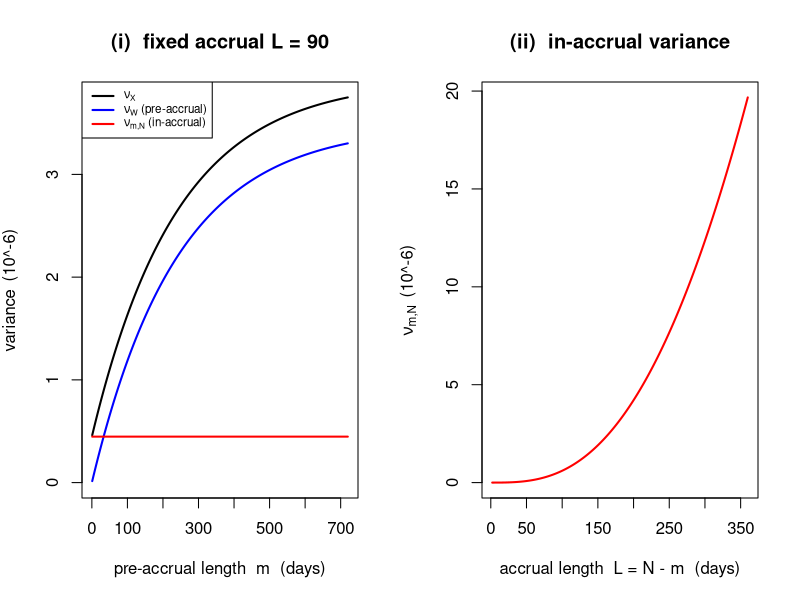
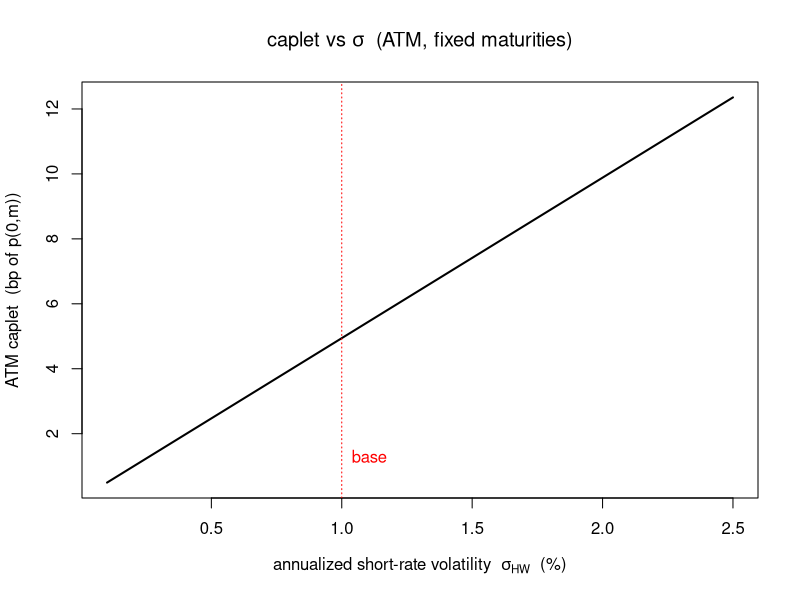
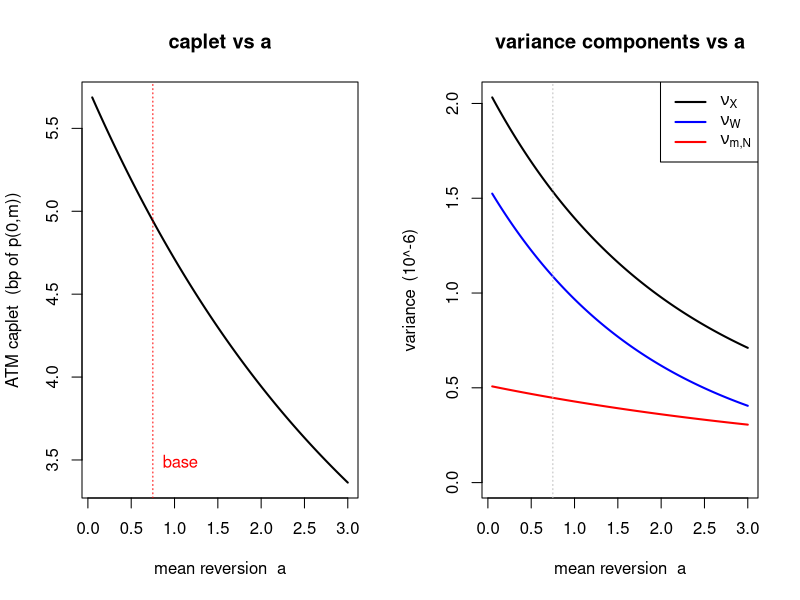
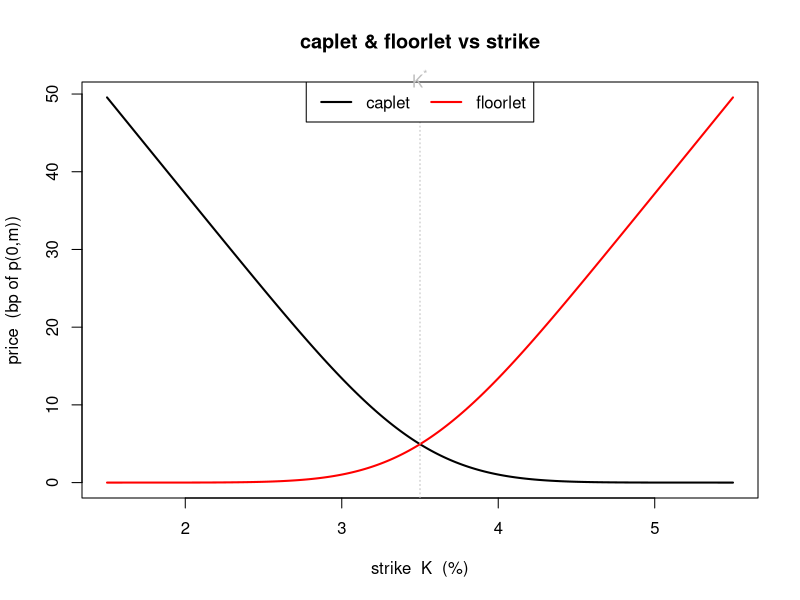
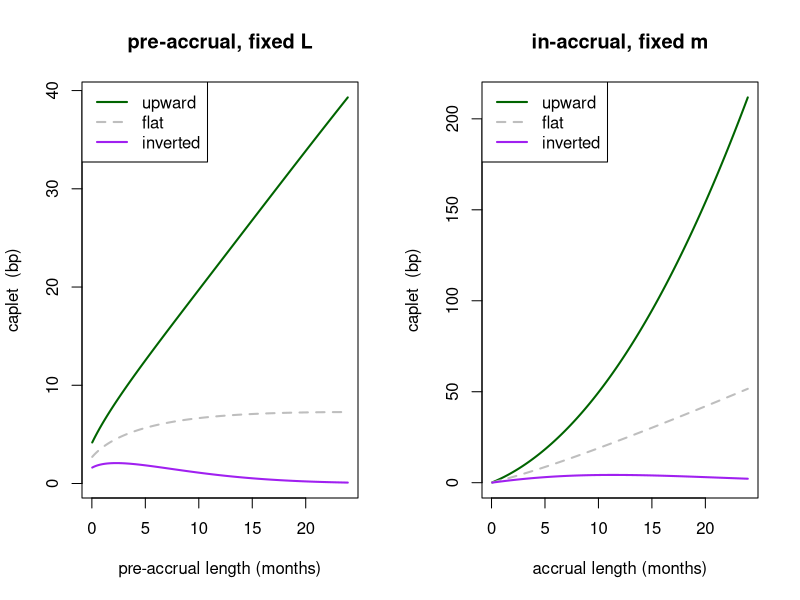
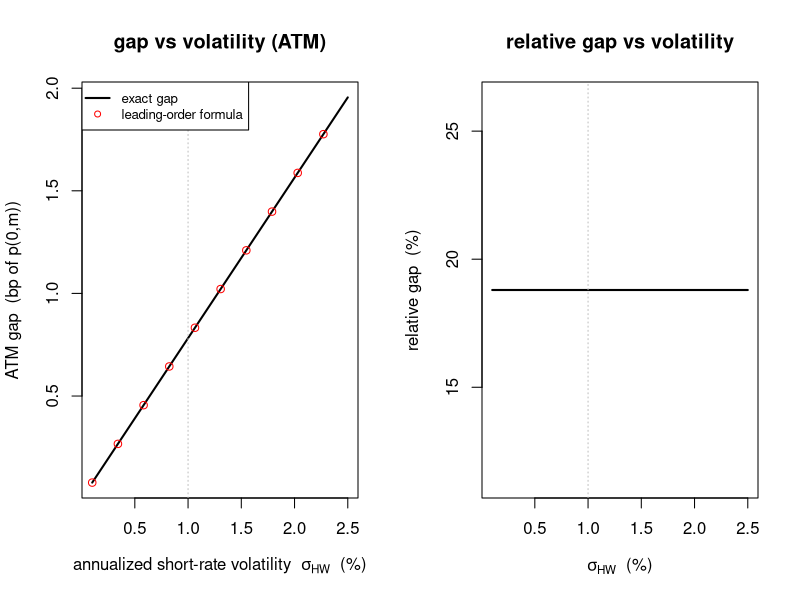
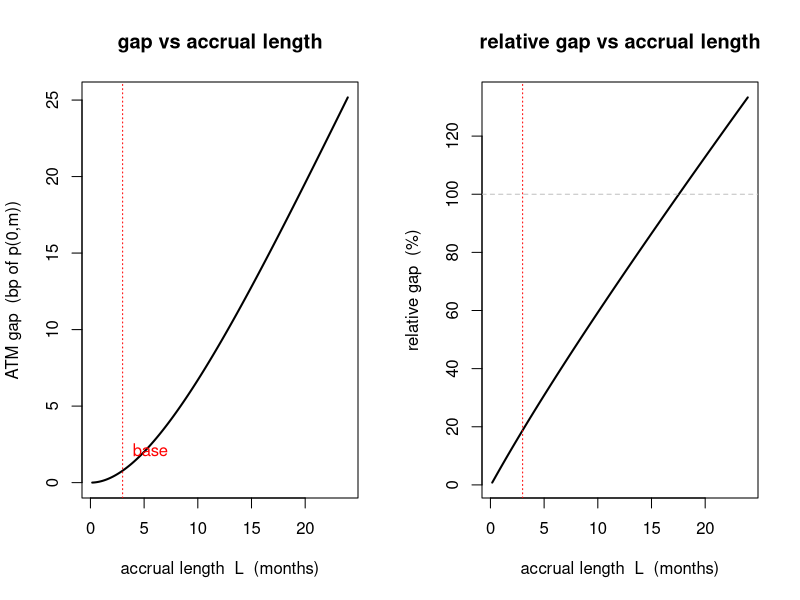
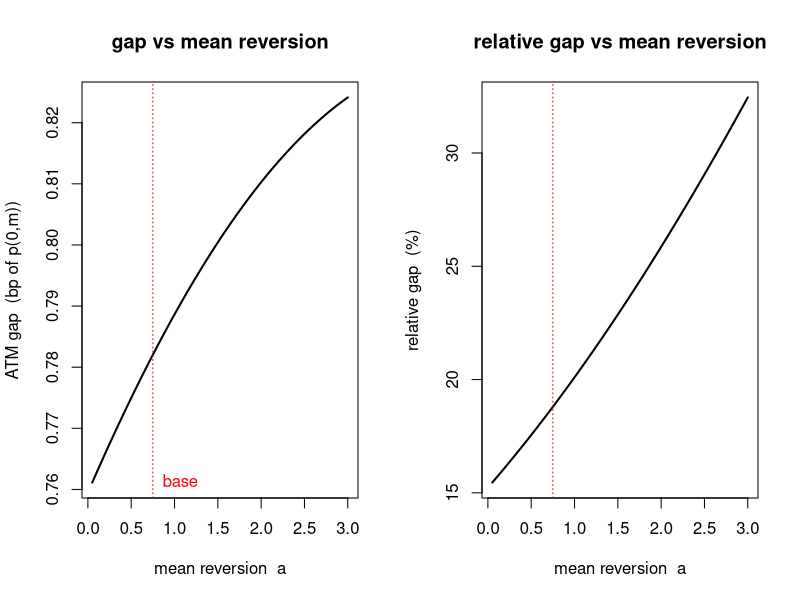

Write the R code that produced these figures, in order.

# (4.2-4.4) Numerical sensitivity of backward-looking caplets/floorlets in the 
# Discrete Hull-White model


# Base case 

Delta   <- 1/360          # ACT/360, one step = one calendar day
a0      <- 0.75           # annualized mean reversion 
sigHW0  <- 0.01           # annualized HW short-rate vol (100 bp)
sig0    <- sigHW0 * Delta # thesis per-period sigma = sigma_HW * Delta
m0      <- 90             # base pre-accrual length (3M, daily steps)
L0      <- 90             # base accrual length     (3M, daily steps)
Kstar0  <- 0.035          # ATM strike 
y0_lvl  <- 0.03           # base yield level for 1e curves


# S_ell = (1-c^ell)/(1-c),  c = 1 - a*Delta
S_ell <- function(ell, a, Delta) {
  c <- 1 - a * Delta
  (1 - c^ell) / (1 - c)
}

# in-accrual variance nu_{m,N},  L = N - m 
nu_in <- function(L, a, sigma, Delta) {
  if (L < 2) return(0)
  ell <- 1:(L - 1)
  sigma^2 * Delta * sum(S_ell(ell, a, Delta)^2)
}

# pre-accrual variance nu_W at n=0   
nu_pre <- function(m, L, a, sigma, Delta) {
  if (m < 1) return(0)
  c    <- 1 - a * Delta
  SL   <- S_ell(L, a, Delta)
  geom <- (1 - c^(2 * m)) / (1 - c^2) 
  sigma^2 * Delta * SL^2 * geom
}

# total variance
nu_X <- function(m, L, a, sigma, Delta){
  nu_pre(m, L, a, sigma, Delta) + nu_in(L, a, sigma, Delta)
}

# normalized caplet/floorlet (p(0,m)=1), fixed maturities 
# depends only on (nu, K, Kstar, alpha)
# ATM => depends only on nu

caplet_norm <- function(nu, K, Kstar, alpha) {
  ratio <- log((1 + alpha * Kstar) / (1 + alpha * K))   
  d1 <- (ratio + 0.5 * nu) / sqrt(nu)
  d2 <- d1 - sqrt(nu)
  pnorm(d1) - (1 + alpha * K) / (1 + alpha * Kstar) * pnorm(d2)
}

floorlet_norm <- function(nu, K, Kstar, alpha) {
  ratio <- log((1 + alpha * Kstar) / (1 + alpha * K))
  d1 <- (ratio + 0.5 * nu) / sqrt(nu)
  d2 <- d1 - sqrt(nu)
  (1 + alpha * K) / (1 + alpha * Kstar) * pnorm(-d2) - pnorm(-d1)
}

# absolute caplet at n=0 on a linear-yield curve (for 1e)
p0 <- function(N, y0, s, Delta) exp(-(y0 + s * N * Delta) * N * Delta)
caplet_n0 <- function(m, L, a, sigma, Delta, K, y0, s) {
  N  <- m + L
  pm <- p0(m, y0, s, Delta)
  pN <- p0(N, y0, s, Delta)
  alpha <- L * Delta; kj <- 1 + alpha * K
  nu <- nu_X(m, L, a, sigma, Delta)
  d1 <- (log(pm / (kj * pN)) + 0.5 * nu) / sqrt(nu)
  d2 <- d1 - sqrt(nu)
  pm * pnorm(d1) - kj * pN * pnorm(d2)
}


#  BASE-CASE DIAGNOSTICS

nW  <- nu_pre(m0, L0, a0, sig0, Delta)
nI  <- nu_in(L0, a0, sig0, Delta)
nX  <- nW + nI
alpha0 <- L0 * Delta
capATM <- caplet_norm(nX, Kstar0, Kstar0, alpha0)

cat("================ BASE CASE ================\n")
cat(sprintf("Delta = 1/360,  a = %.2f,  sigma_HW = %.4f,  sigma = %.3e\n", a0, sigHW0, sig0))
cat(sprintf("m = %d, L = %d  (c = %.6f, c^L = %.4f, S_L = %.2f vs L = %d)\n",
            m0, L0, 1 - a0*Delta, (1-a0*Delta)^L0, S_ell(L0,a0,Delta), L0))
cat(sprintf("nu_W      = %.4e   sqrt = %.4e\n", nW, sqrt(nW)))
cat(sprintf("nu_{m,N}  = %.4e   sqrt = %.4e\n", nI, sqrt(nI)))
cat(sprintf("nu_X      = %.4e   sqrt = %.4e\n", nX, sqrt(nX)))
cat(sprintf("pre/total share = %.1f%%,  in/total share = %.1f%%\n", 100*nW/nX, 100*nI/nX))
cat(sprintf("total vol sqrt(nu_X) = %.4e\n", sqrt(nX)))
cat(sprintf("ATM normalized caplet = %.4e  (= %.2f bp of p(0,m))\n", capATM, 1e4*capATM))
col_W <- "blue"
col_I <- "red"
col_X <- "black"
col_up <- "darkgreen"
col_fl <- "gray"
col_in <- "purple"



# (4.2a) 
draw_1a <- function() {
  par(mfrow = c(1,2))
  
  # panel (i): nu_W, nu_in, nu_X vs m  (fixed L=L0)
  mm <- 1:720
  vW <- sapply(mm, nu_pre, L=L0, a=a0, sigma=sig0, Delta=Delta) * 1e6
  vI <- rep(nu_in(L0,a0,sig0,Delta), length(mm)) * 1e6
  vX <- vW + vI
  plot(mm, vX, type="l", lwd=2, col=col_X, ylim=c(0, max(vX)),
       xlab="pre-accrual length  m  (days)",
       ylab=expression(variance ~~ "(10^-6)"), main="(i)  fixed accrual L = 90")
  lines(mm, vW, lwd=2, col=col_W)
  lines(mm, vI, lwd=2, col=col_I)
  legend("topleft", lwd=2, col=c(col_X,col_W,col_I),
         legend=c(expression(nu[X]), expression(nu[W]~"(pre-accrual)"),
                  expression(nu[m*","*N]~"(in-accrual)")),cex = 0.7)
  
  # panel (ii): nu_in vs L
  LL <- 2:360
  vIL <- sapply(LL, nu_in, a=a0, sigma=sig0, Delta=Delta) * 1e6
  plot(LL, vIL, type="l", lwd=2, col=col_I,
       xlab="accrual length  L = N - m  (days)",
       ylab=expression(nu[m*","*N] ~~ "(10^-6)"),
       main="(ii)  in-accrual variance")
  par(mfrow=c(1,1))
}


# (4.2b) 

draw_1b <- function() {
  sHW <- seq(0.001, 0.025, length.out=200)
  cap <- sapply(sHW, function(s) {
    nu <- nu_X(m0, L0, a0, s*Delta, Delta)
    1e4 * caplet_norm(nu, Kstar0, Kstar0, alpha0)
  })
  plot(100*sHW, cap, type="l", lwd=2, col=col_X,
       xlab=expression("annualized short-rate volatility  "*sigma[HW]*"  (%)"),
       ylab="ATM caplet  (bp of p(0,m))",
       main=expression("caplet vs "*sigma*"  (ATM, fixed maturities)"))
  abline(v=100*sigHW0, lty=3, col=col_I)
  text(100*sigHW0, max(cap)*0.1, "base", col=col_I, pos=4)
}

## (4.2c)

draw_1c <- function() {
  par(mfrow=c(1,2))
  aa <- seq(0.05, 3, length.out=200)
  cap <- sapply(aa, function(a) 1e4*caplet_norm(nu_X(m0,L0,a,sig0,Delta), Kstar0, Kstar0, alpha0))
  plot(aa, cap, type="l", lwd=2, col=col_X,
       xlab="mean reversion  a", ylab="ATM caplet  (bp of p(0,m))",
       main="caplet vs a")
  abline(v=a0, lty=3, col=col_I)
  text(a0, min(cap)+0.05*diff(range(cap)), "base", col=col_I, pos=4)
  vW <- sapply(aa, nu_pre, m=m0, L=L0, sigma=sig0, Delta=Delta)*1e6
  vI <- sapply(aa, nu_in,  L=L0, sigma=sig0, Delta=Delta)*1e6
  plot(aa, vW+vI, type="l", lwd=2, col=col_X, ylim=c(0,max(vW+vI)),
       xlab="mean reversion  a", ylab=expression(variance~~"(10^-6)"),
       main="variance components vs a")
  lines(aa, vW, lwd=2, col=col_W); lines(aa, vI, lwd=2, col=col_I)
  abline(v=a0, lty=3, col="gray")
  legend("topright", lwd=2, col=c(col_X,col_W,col_I),
         legend=c(expression(nu[X]),expression(nu[W]),expression(nu[m*","*N])))
  par(mfrow=c(1,1))
}

# (4.2d)

draw_1d <- function() {
  KK <- seq(Kstar0-0.02, Kstar0+0.02, length.out=200)
  cap <- sapply(KK, function(K) 1e4*caplet_norm(nX, K, Kstar0, alpha0))
  flr <- sapply(KK, function(K) 1e4*floorlet_norm(nX, K, Kstar0, alpha0))
  plot(100*KK, cap, type="l", lwd=2, col=col_X, ylim=range(c(cap,flr)),
       xlab="strike  K  (%)", ylab="price  (bp of p(0,m))",
       main="caplet & floorlet vs strike")
  lines(100*KK, flr, lwd=2, col=col_I)
  abline(v=100*Kstar0, lty=3, col="gray")
  legend("top", lwd=2, col=c(col_X,col_I),
         legend=c("caplet","floorlet"), horiz=TRUE)
  text(100*Kstar0, max(cap), expression(K^"*"), col="gray", pos=3, xpd=TRUE)
}

## (4.2e)
draw_1e <- function() {
  
  ## fixed external strike = base ATM on the FLAT curve at base maturities,
  ## so all three regimes start near ATM and tilt symmetrically
  sl   <- 0.004   # +-40 bp of yield per year of maturity
  Kfix <- (1/alpha0) * (p0(m0,y0_lvl, 0,Delta)/p0(m0+L0,y0_lvl,0,Delta) - 1)
  par(mfrow=c(1,2))
  
  # pre-accrual: vary m, fixed L
  
  mm <- seq(1, 720, by=3)
  pe <- function(s) sapply(mm, caplet_n0, L=L0, a=a0, sigma=sig0, Delta=Delta, K=Kfix, y0=y0_lvl, s=s)
  up <- 1e4*pe(sl)
  fl <- 1e4*pe(0); iv <- 1e4*pe(-sl)
  xmo <- mm/30
  plot(xmo, up, type="l", lwd=2, col=col_up, ylim=range(c(up,fl,iv)),
       xlab="pre-accrual length (months)", ylab="caplet  (bp)",
       main="pre-accrual, fixed L")
  lines(xmo, fl, lwd=2, col=col_fl, lty=2); lines(xmo, iv, lwd=2, col=col_in)
  legend("topleft", lwd=2, lty=c(1,2,1), col=c(col_up,col_fl,col_in),
         legend=c("upward","flat","inverted"))
  
  # in-accrual: vary L, fixed m
  
  LL <- seq(2, 720, by=3)
  pin <- function(s) sapply(LL, function(L) caplet_n0(m0, L, a0, sig0, Delta, Kfix, y0_lvl, s))
  up2 <- 1e4*pin(sl)
  fl2 <- 1e4*pin(0)
  iv2 <- 1e4*pin(-sl)
  xmo2 <- LL/30
  plot(xmo2, up2, type="l", lwd=2, col=col_up, ylim=range(c(up2,fl2,iv2)),
       xlab="accrual length (months)", ylab="caplet  (bp)",
       main="in-accrual, fixed m")
  lines(xmo2, fl2, lwd=2, col=col_fl, lty=2); lines(xmo2, iv2, lwd=2, col=col_in)
  legend("topleft", lwd=2, lty=c(1,2,1), col=c(col_up,col_fl,col_in),
         legend=c("upward","flat","inverted"))
  par(mfrow=c(1,1))
}

draw_1a()
draw_1b()
draw_1c()
draw_1d()
draw_1e()


#  (4.4)  Numerical tests of the backward-forward gap
#  Valuation at n = 0; gaps normalized per unit p(0,m), in bp.

gap_norm <- function(nuW, nuX, K, Kstar, alpha) {
  caplet_norm(nuX, K, Kstar, alpha) - caplet_norm(nuW, K, Kstar, alpha)
}

# ATM leading-order closed form (normalized): (sqrt(nuX)-sqrt(nuW))/sqrt(2*pi)
gap_atm_cf <- function(nuW, nuX) (sqrt(nuX) - sqrt(nuW)) / sqrt(2 * pi)

# ATM relative gap = sqrt(1 + nu_in/nuW) - 1  
gap_rel <- function(nuW, nuI) sqrt(1 + nuI / nuW) - 1

# base-case variances
nW0 <- nu_pre(m0, L0, a0, sig0, Delta)
nI0 <- nu_in(L0, a0, sig0, Delta)
nX0 <- nW0 + nI0

# (4.4a)
draw_4a <- function() {
  par(mfrow = c(1,2))
  sHW <- seq(0.001, 0.025, length.out = 200)
  ex <- sapply(sHW, function(s) { sg <- s*Delta
  w <- nu_pre(m0,L0,a0,sg,Delta)
  x <- w + nu_in(L0,a0,sg,Delta)
  1e4 * gap_norm(w, x, Kstar0, Kstar0, alpha0) })
  cf <- sapply(sHW, function(s) { sg <- s*Delta
  w <- nu_pre(m0,L0,a0,sg,Delta)
  x <- w + nu_in(L0,a0,sg,Delta)
  1e4 * gap_atm_cf(w, x) })
  plot(100*sHW, ex, type = "l", lwd = 2, col = col_X,
       xlab = expression("annualized short-rate volatility  "*sigma[HW]*"  (%)"),
       ylab = "ATM gap  (bp of p(0,m))", main = "gap vs volatility (ATM)")
  points(100*sHW[seq(1,200,by=20)], cf[seq(1,200,by=20)], pch = 1, col = col_I)
  abline(v = 100*sigHW0, lty = 3, col = "gray")
  legend("topleft", lwd = c(2,NA), pch = c(NA,1), col = c(col_X,col_I),
         legend = c("exact gap", "leading-order formula"),cex=0.8)
  
  #relative gap vs volatility
  
  rel <- sapply(sHW, function(s) { sg <- s*Delta
  100 * gap_rel(nu_pre(m0,L0,a0,sg,Delta), nu_in(L0,a0,sg,Delta)) })
  plot(100*sHW, rel, type = "l", lwd = 2, col = col_X,
       xlab = expression(sigma[HW]*"  (%)"), ylab = "relative gap  (%)",
       main = "relative gap vs volatility")
  abline(v = 100*sigHW0, lty = 3, col = "gray")
  par(mfrow = c(1,1))
}

# (4.4b) 
draw_4b <- function() {
  par(mfrow = c(1,2))
  LL <- seq(5, 720, by = 3)
  ex <- sapply(LL, function(L) { 
  w <- nu_pre(m0,L,a0,sig0,Delta)
  x <- w + nu_in(L,a0,sig0,Delta)
  1e4 * gap_norm(w, x, Kstar0, Kstar0, L*Delta) 
  })
  plot(LL/30, ex, type = "l", lwd = 2, col = col_X,
       xlab = "accrual length  L  (months)", ylab = "ATM gap  (bp of p(0,m))",
       main = "gap vs accrual length")
  abline(v = L0/30, lty = 3, col = col_I); text(L0/30, max(ex)*0.08, "base", col = col_I, pos = 4)
  rel <- sapply(LL, function(L) 100 * gap_rel(nu_pre(m0,L,a0,sig0,Delta), nu_in(L,a0,sig0,Delta)))
  plot(LL/30, rel, type = "l", lwd = 2, col = col_X,
       xlab = "accrual length  L  (months)", ylab = "relative gap  (%)",
       main = "relative gap vs accrual length")
  abline(v = L0/30, lty = 3, col = col_I); abline(h = 100, lty = 2, col = "gray")
  par(mfrow = c(1,1))
}

# (4.4c) 

draw_4c <- function() {
  par(mfrow = c(1,2))
  aa <- seq(0.05, 3, length.out = 200)
  ex <- sapply(aa, function(a) { 
  w <- nu_pre(m0,L0,a,sig0,Delta)
  x <- w + nu_in(L0,a,sig0,Delta)
  1e4 * gap_norm(w, x, Kstar0, Kstar0, alpha0) 
  })
  plot(aa, ex, type = "l", lwd = 2, col = col_X,
       xlab = "mean reversion  a", ylab = "ATM gap  (bp of p(0,m))",
       main = "gap vs mean reversion")
  abline(v = a0, lty = 3, col = col_I); text(a0, min(ex), "base", col = col_I, pos = 4)
  rel <- sapply(aa, function(a) 100 * gap_rel(nu_pre(m0,L0,a,sig0,Delta), nu_in(L0,a,sig0,Delta)))
  plot(aa, rel, type = "l", lwd = 2, col = col_X,
       xlab = "mean reversion  a", ylab = "relative gap  (%)",
       main = "relative gap vs mean reversion")
  abline(v = a0, lty = 3, col = col_I)
  par(mfrow = c(1,1))
}

# (4.4d) 
draw_4d <- function() {
  KK <- seq(Kstar0 - 0.02, Kstar0 + 0.02, length.out = 200)
  ex <- sapply(KK, function(K) 1e4 * gap_norm(nW0, nX0, K, Kstar0, alpha0))
  plot(100*KK, ex, type = "l", lwd = 2, col = col_X,
       xlab = "strike  K  (%)", ylab = "gap  (bp of p(0,m))", main = "gap vs strike")
  abline(v = 100*Kstar0, lty = 3, col = "gray")
  text(100*Kstar0, max(ex), expression(K^"*"), col = "gray", pos = 3, xpd = TRUE)
}

draw_4a()
draw_4b()
draw_4c()
draw_4d()
